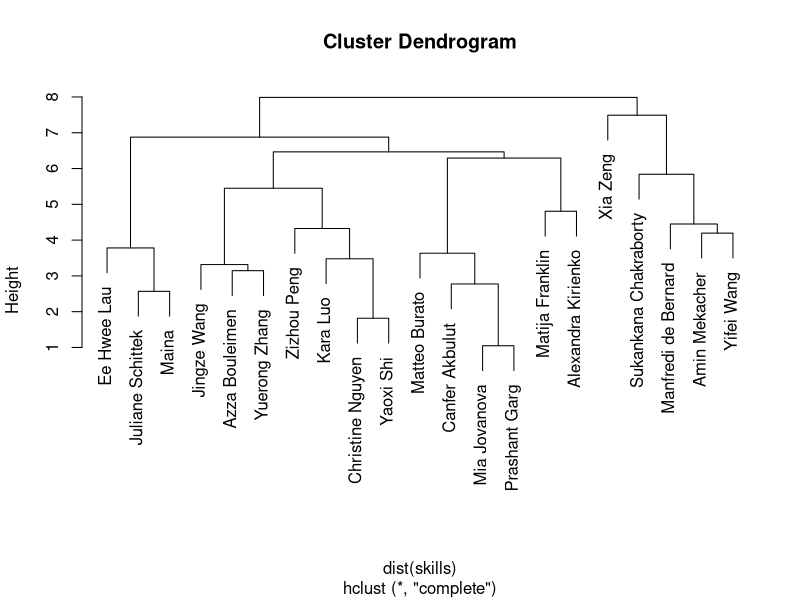
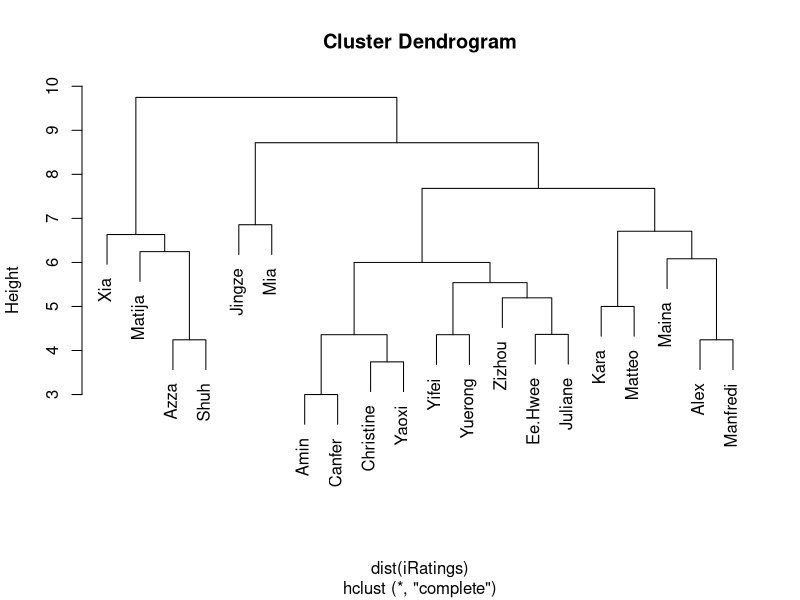

These figures' R source, in order:
library(tidyverse)
skills<-read.csv("SICSS_welcome.csv") 

dist(skills)

hc_groups<-hclust(dist(skills))

plot(hc_groups,labels=skills$name)

hc_order=skills$name[hc_groups$order]

# close
data.frame(name=hc_order,
           ordering=sort(rep(1:4,6))[1:21]) %>%
  arrange(ordering)


# dispersed
data.frame(name=hc_order,
           ordering=rep(1:5,6)[1:21]) %>%
  arrange(ordering)

#############################################

interests<-read.csv("SICSSgroups_two.csv") %>%
  select(-Prashant)

iRatings<-interests %>%
  select(-Project.name,-Population,
         -Quantities,-Challenges) %>%
  t()

colnames(iRatings)<-interests$Project.name

iRatings<-data.frame(iRatings)

hc_groups<-hclust(dist(iRatings))

plot(hc_groups)

hc_order=rownames(iRatings)[hc_groups$order]

# close
data.frame(name=hc_order,
           ordering=sort(rep(1:4,6))[1:20]) %>%
  arrange(ordering)


# dispersed
data.frame(name=hc_order,
           ordering=rep(1:4,6)[1:20]) %>%
  arrange(ordering)

